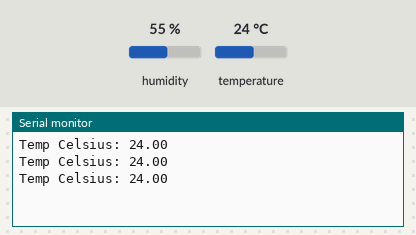
A sketch run on a simulated Arduino Uno, built with avr-gcc and run on an emulated ATmega328P. On the bench: the last lines printed to the serial monitor. The test bench sets the inputs (shaded band); at power-on: temperature 24 °C, humidity 55 %.

Above: at 2.8 s.
2.9 s: temperature set to 12 °C
At 5.5 s:
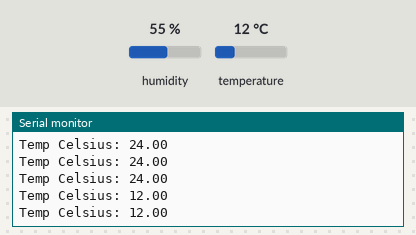
5.6 s: temperature set to 19 °C
At 6.9 s:
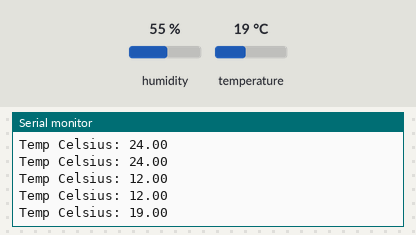
Timing chart, 0 to 8.6 s (numbered marks = the images above; inputs shaded):
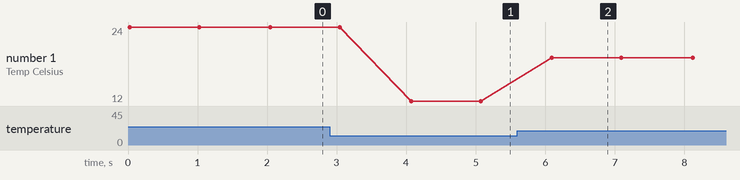

Measured:
- after the input at 2.9 s, the serial monitor: prints a new line after 1.2 s (image 1)
- after the input at 5.6 s, the serial monitor: prints a new line after 0.50 s (image 2)
- plotted number 1: 24 → 12 after the input at 2.9 s, 12 → 19 after the input at 5.6 s

The sketch:

temp.ino
```cpp
/*
 * Hardware Connections:
 *  Arduino | DHT11
 *  -------------------
 *    5V    |   +
 *    2     |   Out
 *    GND   |   -
 */

#include "DHT.h"

DHT dht(2, DHT11);

void setup() {
  Serial.begin(9600);
  dht.begin();
}

void loop() {
  float f = dht.readTemperature();
  Serial.print("Temp Celsius: ");
  Serial.println(f);
  delay(1000);
}
```
